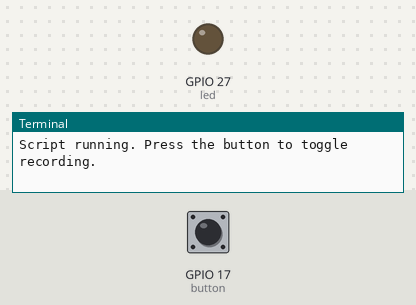
A program run on a simulated Raspberry Pi (BCM pin numbers). Shown: output pins drawn as LEDs (lit = HIGH), the last lines printed to the terminal. The test bench sets the inputs (shaded band); at power-on: GPIO 17 (button) HIGH. The clock reads 2024-03-15 10:24:30 at power-on unless the program sets it; the camera gives no picture and a still takes 0.5 s; threads take turns every 2 ms.

Above: at 1.2 s.
1.3 s: GPIO 17 (button) pulled LOW for 0.15 s
At 1.6 s:
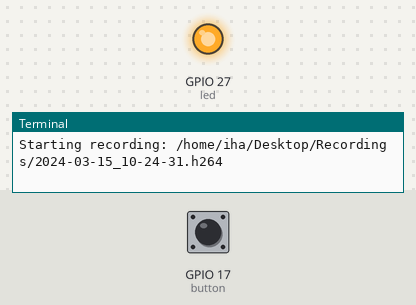
2.9 s: GPIO 17 (button) pulled LOW for 1 s
At 3.9 s:
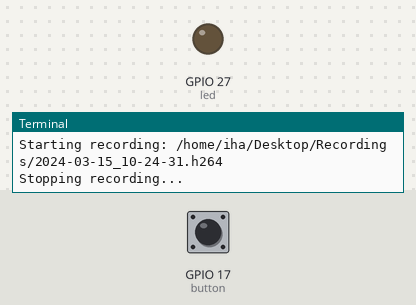
5.4 s: GPIO 17 (button) pulled LOW for 3.2 s
At 5.9 s:
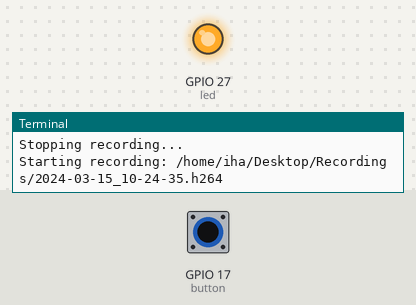
Timing chart, 0 to 8.4 s (numbered marks = the images above; inputs shaded):
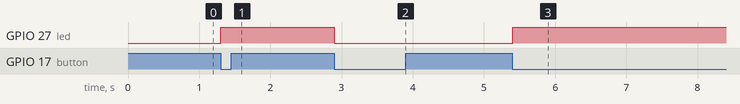

Measured:
- after the input at 1.3 s, GPIO 27 (led): LOW → HIGH at once
- after the input at 2.9 s, GPIO 27 (led): HIGH → LOW at once
- after the input at 5.4 s, GPIO 27 (led): LOW → HIGH at once

The program:

recorder.py
```python
from gpiozero import Button, LED
from picamera2 import Picamera2
from signal import pause
from datetime import datetime
import os
from picamera2.encoders import H264Encoder
from threading import Timer

# Initialize the camera and button
camera = Picamera2()
camera.configure(camera.create_video_configuration(
    main={"size": (1920, 1080)}))  # Configure for high quality
button = Button(17)  # GPIO17 for the button press

# Initialize GPIO pin 27 for the external LED
led = LED(27)  # GPIO27 for the external LED

# State variables
recording = False
debounce_timer = None
debouncing = False  # To track if debounce is active

# Directory to save recordings
recording_directory = "/home/iha/Desktop/Recordings"

# Ensure the directory exists
os.makedirs(recording_directory, exist_ok=True)


def toggle_recording():
    global recording, debouncing, debounce_timer

    if debouncing:  # Ignore button press if debounce is active
        return

    # Activate debounce
    debouncing = True
    debounce_timer = Timer(1, reset_debounce)  # 1s debounce
    debounce_timer.start()

    if recording:
        print("Stopping recording...")
        camera.stop_recording()
        led.off()  # Turn off the external LED
        recording = False
    else:
        # Generate filename with date and time
        now = datetime.now()
        filename = now.strftime("%Y-%m-%d_%H-%M-%S.h264")
        filepath = os.path.join(recording_directory, filename)

        print(f"Starting recording: {filepath}")

        # Start recording to the file
        camera.start_recording(output=filepath, encoder=H264Encoder())
        led.on()  # Turn on the external LED
        recording = True


def reset_debounce():
    global debouncing
    debouncing = False  # Reset debounce state


# Bind button press to toggle_recording function
button.when_pressed = toggle_recording

# Keep the script running in a loop for continuous recording
print("Script running. Press the button to toggle recording.")
pause()
```
